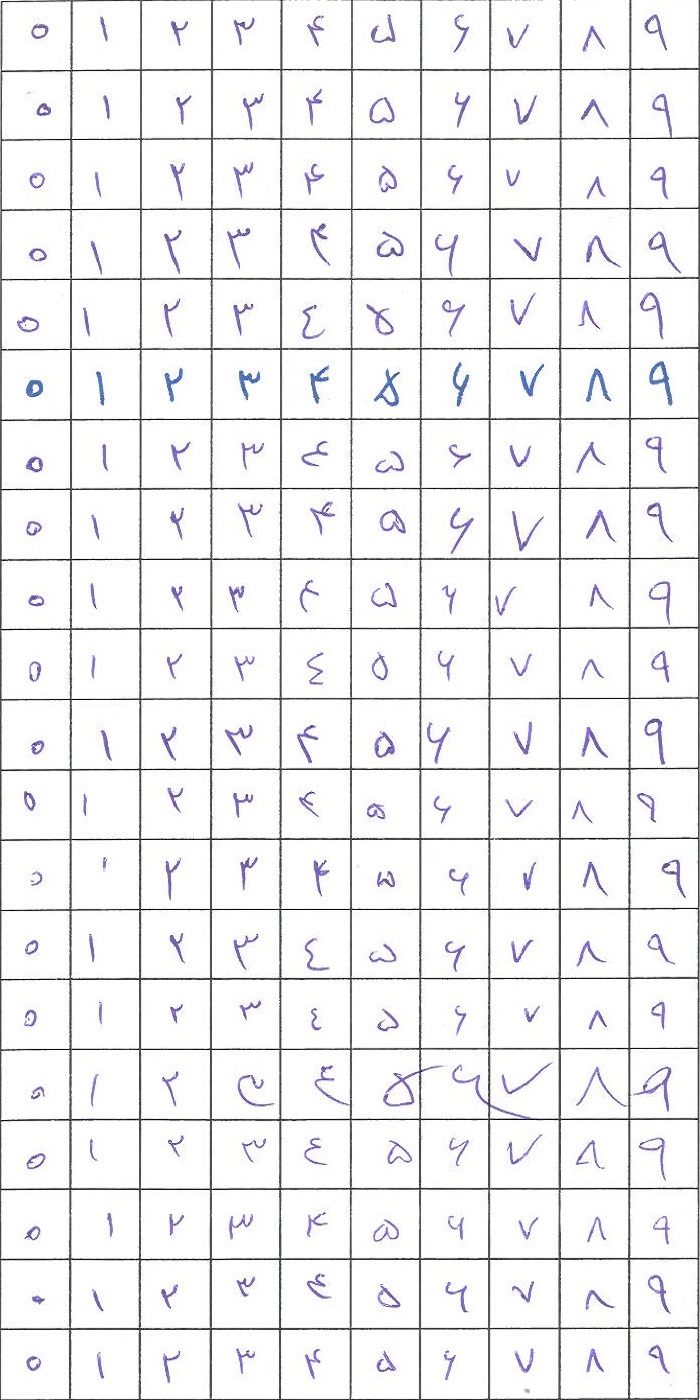
#> input picture data/1.jpg, 700 x 1400 px
$ python main.py
#> lines starting #> are read from the running program, lines starting #| are printed output that depends on the picture
import numpy as np
import skimage.io as io
import skimage.transform as trans
import matplotlib.pyplot as plt

img1 = io.imread("./data/1.jpg", as_gray=True)
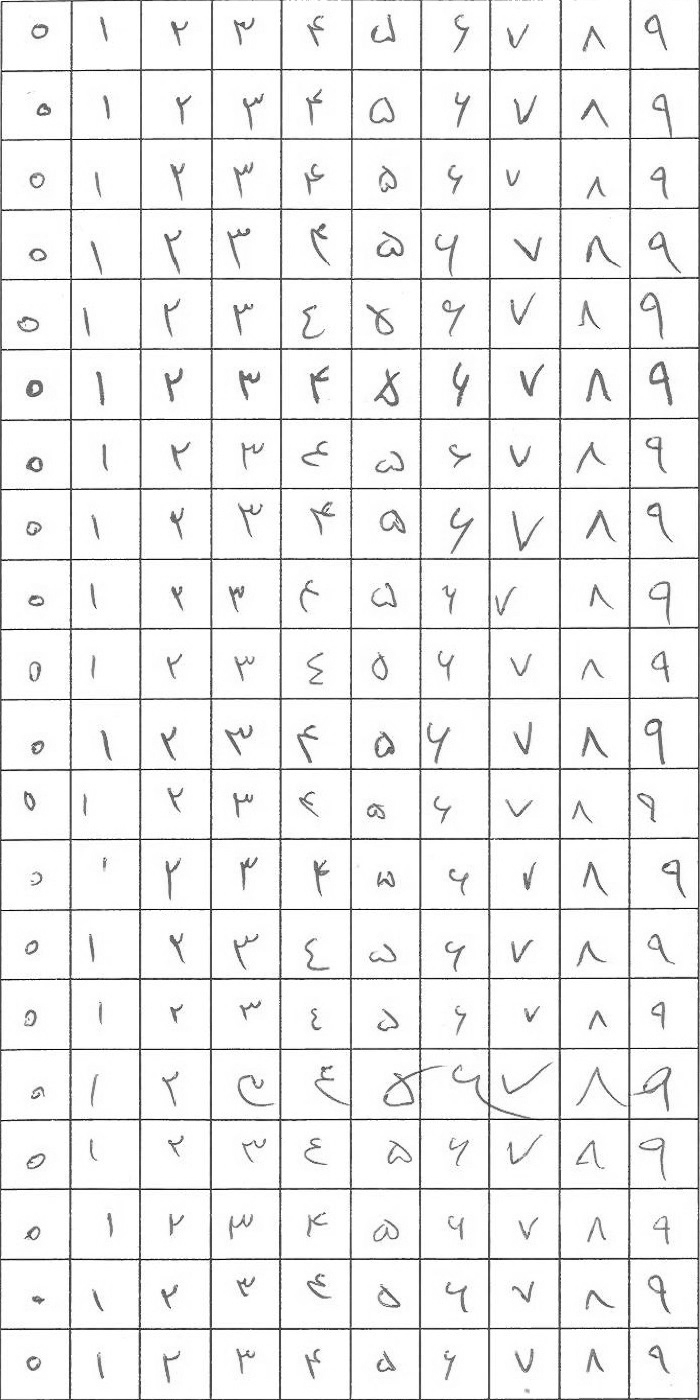
#> img1: shape (1400, 700) float64; min 0, max 1, mean 0.941
img2 = io.imread("./data/2.jpg", as_gray=True)
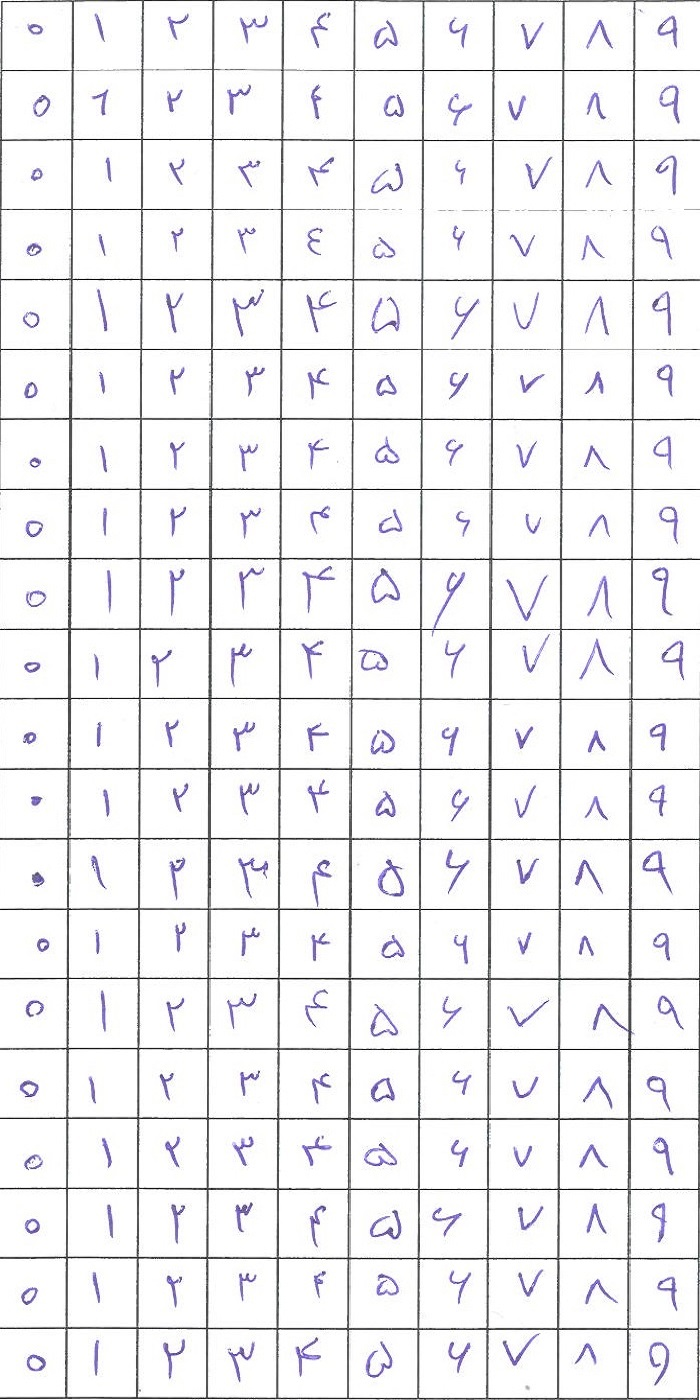
#> input picture data/2.jpg, 700 x 1400 px
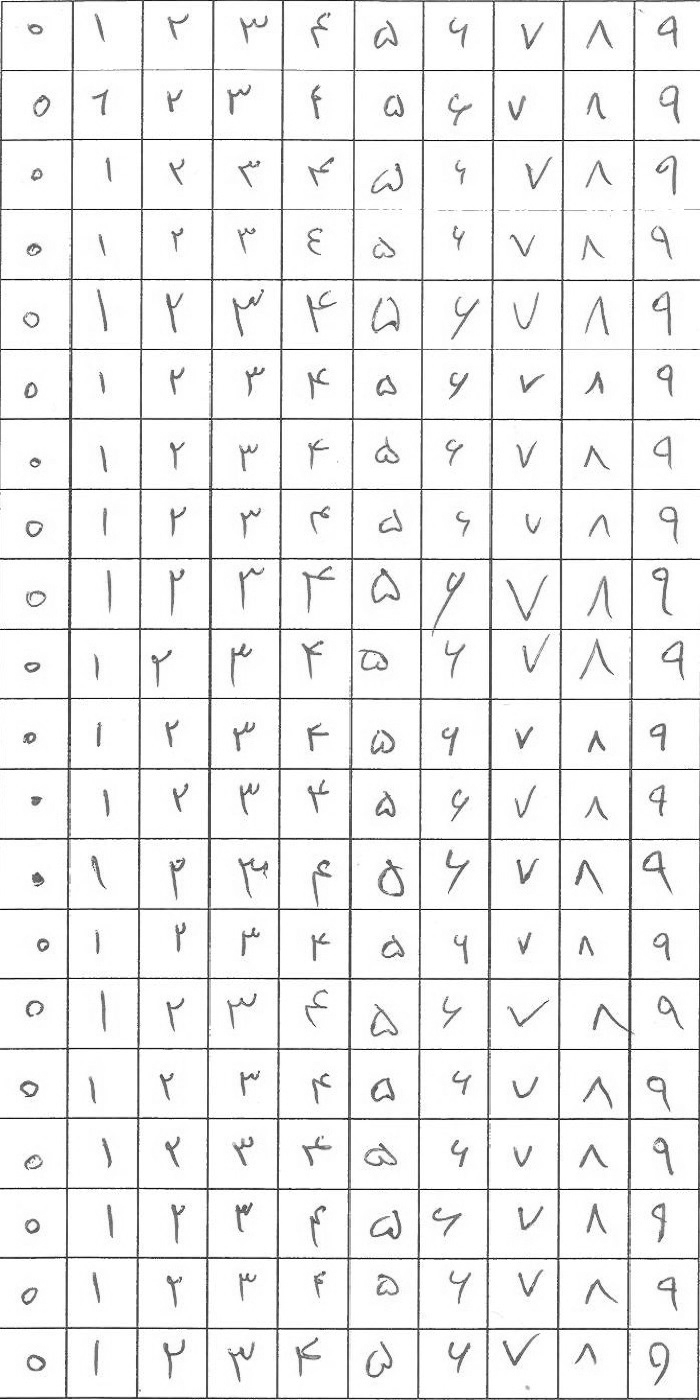
#> img2: shape (1400, 700) float64; min 0, max 1, mean 0.941
img3 = io.imread("./data/3.jpg", as_gray=True)
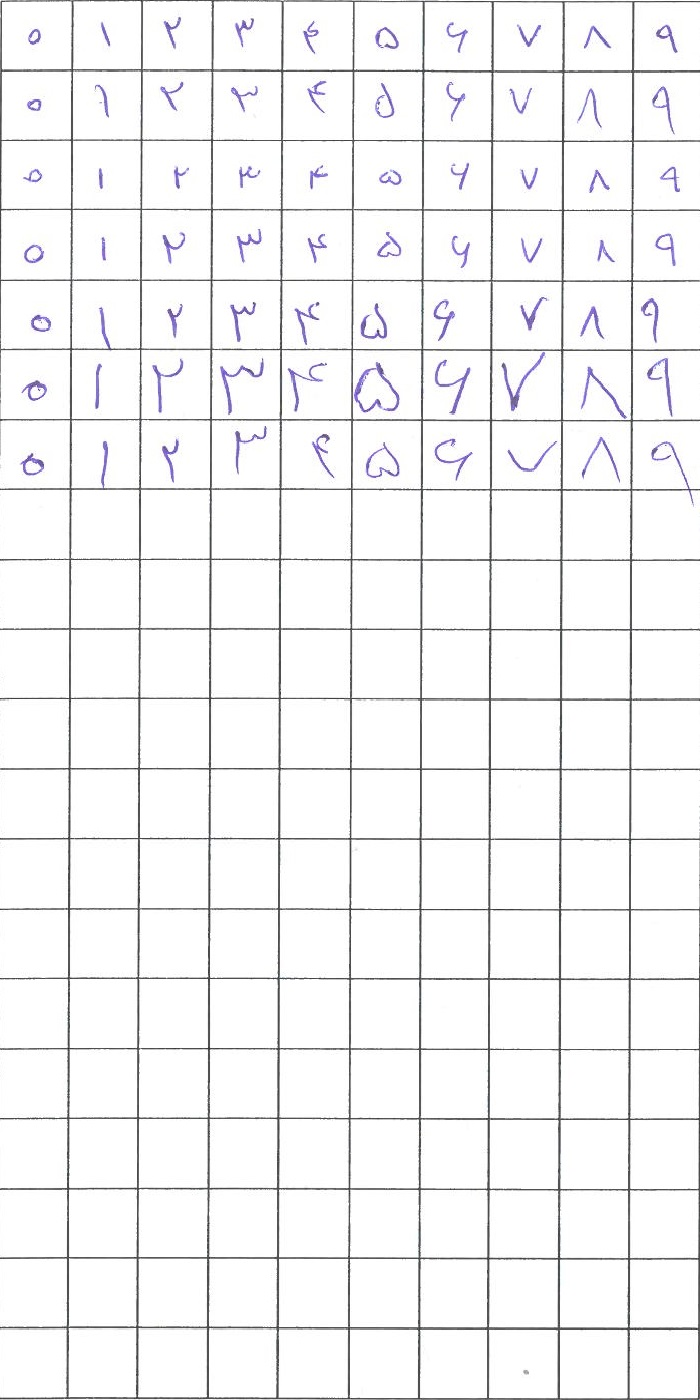
#> input picture data/3.jpg, 700 x 1400 px
#> img3: shape (1400, 700) float64; min 0.114, max 1, mean 0.958


def block_shaped(arr, nrows, ncols):
    """
    Return an array of shape (n, nrows, ncols) where
    n * nrows * ncols = arr.size

    If arr is a 2D array, the returned array should look like n subblocks with
    each subblock preserving the "physical" layout of arr.
    """
#> called with nrows = 70, ncols = 70
    h, w = arr.shape
#> h = 1400; w = 700
    assert h % nrows == 0, "{} rows is not evenly divisble by {}".format(h, nrows)
    assert w % ncols == 0, "{} cols is not evenly divisble by {}".format(w, ncols)
    return (arr.reshape(h//nrows, nrows, -1, ncols)
               .swapaxes(1,2)
               .reshape(-1, nrows, ncols))


segment_img1 = block_shaped(img1, 70, 70)
segment_img2 = block_shaped(img2, 70, 70)
segment_img3 = block_shaped(img3, 70, 70)[0:70]

allData = np.concatenate((segment_img1, segment_img2, segment_img3), axis=0)

allData = allData[:, 5:65, 5:65]


def binerize(x):
    return 1 if x > 0.9 else 0


vectorized_binerize = np.vectorize(binerize)


allData = trans.resize(allData, (470, 28, 28))

allData = vectorized_binerize(allData)

np.save('data_new.npy', allData)

for i in range(10):
    io.imshow(allData[i])
    io.show()
#> this loop made 10 passes
#> pass 1, `io.show()`:
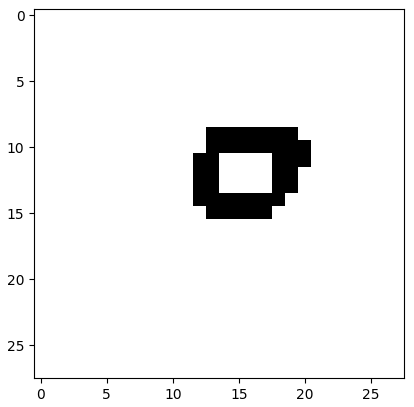
#> figure drawn by matplotlib, 1 panel
#> pass 2, `io.show()`:
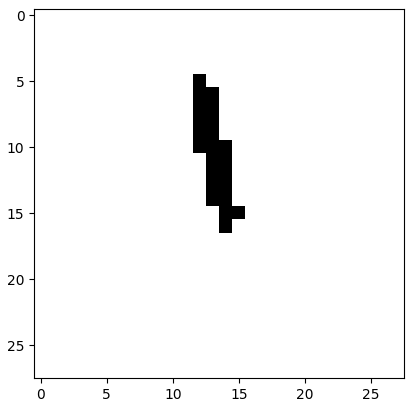
#> figure drawn by matplotlib, 1 panel


for i in range(10):
    io.imshow(allData[i*10])
    io.show()
#> this loop made 10 passes
#> pass 2, `io.show()`:
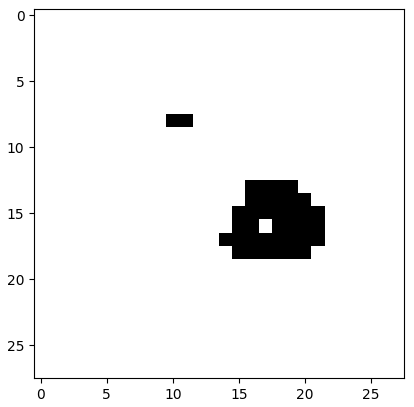
#> figure drawn by matplotlib, 1 panel
